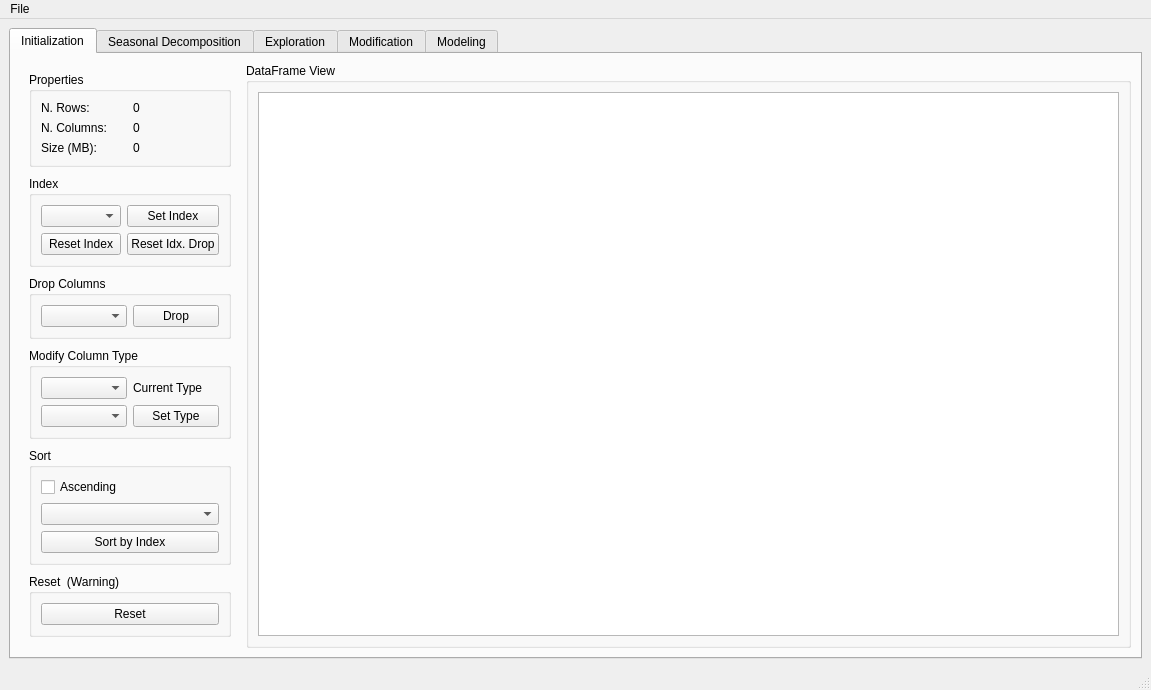
<?xml version="1.0" encoding="UTF-8"?>
<ui version="4.0">
 <class>MainWindow</class>
 <widget class="QMainWindow" name="MainWindow">
  <property name="geometry">
   <rect>
    <x>0</x>
    <y>0</y>
    <width>1151</width>
    <height>635</height>
   </rect>
  </property>
  <property name="windowTitle">
   <string>MainWindow</string>
  </property>
  <property name="documentMode">
   <bool>false</bool>
  </property>
  <property name="tabShape">
   <enum>QTabWidget::Rounded</enum>
  </property>
  <property name="dockNestingEnabled">
   <bool>false</bool>
  </property>
  <widget class="QWidget" name="centralwidget">
   <layout class="QHBoxLayout" name="horizontalLayout">
    <item>
     <widget class="QTabWidget" name="tabWidget">
      <property name="currentIndex">
       <number>0</number>
      </property>
      <property name="documentMode">
       <bool>false</bool>
      </property>
      <property name="tabsClosable">
       <bool>false</bool>
      </property>
      <property name="movable">
       <bool>true</bool>
      </property>
      <widget class="QWidget" name="tab_3">
       <attribute name="title">
        <string>Initialization</string>
       </attribute>
       <layout class="QHBoxLayout" name="horizontalLayout_2">
        <item alignment="Qt::AlignTop">
         <widget class="QWidget" name="widget_2" native="true">
          <property name="maximumSize">
           <size>
            <width>250</width>
            <height>16777215</height>
           </size>
          </property>
          <layout class="QVBoxLayout" name="verticalLayout_4">
           <property name="spacing">
            <number>9</number>
           </property>
           <item>
            <widget class="QGroupBox" name="propertiesGroupBox">
             <property name="maximumSize">
              <size>
               <width>16777215</width>
               <height>600000</height>
              </size>
             </property>
             <property name="title">
              <string>Properties</string>
             </property>
             <layout class="QGridLayout" name="gridLayout_2">
              <item row="0" column="0">
               <widget class="QLabel" name="label_3">
                <property name="text">
                 <string>N. Rows: </string>
                </property>
               </widget>
              </item>
              <item row="0" column="1">
               <widget class="QLabel" name="nRowsLabel">
                <property name="text">
                 <string>0</string>
                </property>
               </widget>
              </item>
              <item row="1" column="0">
               <widget class="QLabel" name="label_4">
                <property name="text">
                 <string>N. Columns:</string>
                </property>
               </widget>
              </item>
              <item row="1" column="1">
               <widget class="QLabel" name="nColumnsLabel">
                <property name="text">
                 <string>0</string>
                </property>
               </widget>
              </item>
              <item row="2" column="0">
               <widget class="QLabel" name="label_5">
                <property name="text">
                 <string>Size (MB):</string>
                </property>
               </widget>
              </item>
              <item row="2" column="1">
               <widget class="QLabel" name="sizeMBLabel">
                <property name="text">
                 <string>0</string>
                </property>
               </widget>
              </item>
             </layout>
            </widget>
           </item>
           <item>
            <widget class="QGroupBox" name="indexGroupBox">
             <property name="maximumSize">
              <size>
               <width>16777215</width>
               <height>16777215</height>
              </size>
             </property>
             <property name="title">
              <string>Index</string>
             </property>
             <layout class="QGridLayout" name="gridLayout">
              <item row="0" column="1">
               <widget class="QPushButton" name="setIndexButton">
                <property name="text">
                 <string>Set Index</string>
                </property>
               </widget>
              </item>
              <item row="0" column="0">
               <widget class="QComboBox" name="setIndexColumnSelector"/>
              </item>
              <item row="1" column="0">
               <widget class="QPushButton" name="resetIndexButton">
                <property name="text">
                 <string>Reset Index</string>
                </property>
               </widget>
              </item>
              <item row="1" column="1">
               <widget class="QPushButton" name="resetIndexDropButton">
                <property name="text">
                 <string>Reset Idx. Drop</string>
                </property>
               </widget>
              </item>
             </layout>
            </widget>
           </item>
           <item>
            <widget class="QGroupBox" name="dropColumnsGroupBox">
             <property name="maximumSize">
              <size>
               <width>16777215</width>
               <height>600000</height>
              </size>
             </property>
             <property name="title">
              <string>Drop Columns</string>
             </property>
             <layout class="QGridLayout" name="gridLayout_3">
              <item row="0" column="0">
               <widget class="QComboBox" name="dropColumnSelector"/>
              </item>
              <item row="0" column="1">
               <widget class="QPushButton" name="dropColumnButton">
                <property name="text">
                 <string>Drop</string>
                </property>
               </widget>
              </item>
             </layout>
            </widget>
           </item>
           <item>
            <widget class="QGroupBox" name="modifyColumnsGroupBox">
             <property name="maximumSize">
              <size>
               <width>16777215</width>
               <height>16777215</height>
              </size>
             </property>
             <property name="title">
              <string>Modify Column Type</string>
             </property>
             <layout class="QGridLayout" name="gridLayout_4">
              <item row="0" column="0">
               <widget class="QComboBox" name="modifyTypeColumnSelector"/>
              </item>
              <item row="1" column="0">
               <widget class="QComboBox" name="modifyTypeTypeSelector"/>
              </item>
              <item row="1" column="1">
               <widget class="QPushButton" name="ModifyTypeConfirm">
                <property name="text">
                 <string>Set Type</string>
                </property>
               </widget>
              </item>
              <item row="0" column="1">
               <widget class="QLabel" name="currentColumnTypeLabel">
                <property name="text">
                 <string>Current Type</string>
                </property>
               </widget>
              </item>
             </layout>
            </widget>
           </item>
           <item>
            <widget class="QGroupBox" name="sortColumnsGroupBox">
             <property name="title">
              <string>Sort </string>
             </property>
             <layout class="QVBoxLayout" name="verticalLayout_3">
              <item>
               <widget class="QCheckBox" name="ascendingCheck">
                <property name="text">
                 <string>Ascending</string>
                </property>
               </widget>
              </item>
              <item>
               <widget class="QComboBox" name="sortColumnSelector"/>
              </item>
              <item>
               <widget class="QPushButton" name="sortByIndex">
                <property name="text">
                 <string>Sort by Index</string>
                </property>
               </widget>
              </item>
             </layout>
            </widget>
           </item>
           <item>
            <widget class="QGroupBox" name="resetGroupBox">
             <property name="title">
              <string>Reset  (Warning)</string>
             </property>
             <layout class="QVBoxLayout" name="verticalLayout_5">
              <item>
               <widget class="QPushButton" name="resetDataFrame">
                <property name="text">
                 <string>Reset</string>
                </property>
               </widget>
              </item>
             </layout>
            </widget>
           </item>
          </layout>
         </widget>
        </item>
        <item>
         <widget class="QGroupBox" name="dfViewGroupBox">
          <property name="title">
           <string>DataFrame View</string>
          </property>
          <layout class="QVBoxLayout" name="verticalLayout_6">
           <item>
            <widget class="QTableView" name="dataFrameTableView">
             <property name="sortingEnabled">
              <bool>true</bool>
             </property>
            </widget>
           </item>
          </layout>
         </widget>
        </item>
       </layout>
      </widget>
      <widget class="QWidget" name="decomposition">
       <attribute name="title">
        <string>Seasonal Decomposition</string>
       </attribute>
      </widget>
      <widget class="QWidget" name="tab_4">
       <attribute name="title">
        <string>Exploration</string>
       </attribute>
      </widget>
      <widget class="QWidget" name="tab_2">
       <attribute name="title">
        <string>Modification</string>
       </attribute>
      </widget>
      <widget class="QWidget" name="tab">
       <attribute name="title">
        <string>Modeling</string>
       </attribute>
      </widget>
     </widget>
    </item>
   </layout>
  </widget>
  <widget class="QMenuBar" name="menubar">
   <property name="geometry">
    <rect>
     <x>0</x>
     <y>0</y>
     <width>1151</width>
     <height>21</height>
    </rect>
   </property>
   <widget class="QMenu" name="menuFile">
    <property name="title">
     <string>File</string>
    </property>
    <addaction name="actionOpen"/>
    <addaction name="actionSave"/>
    <addaction name="separator"/>
   </widget>
   <addaction name="menuFile"/>
  </widget>
  <widget class="QStatusBar" name="statusbar"/>
  <action name="actionOpen">
   <property name="text">
    <string>Open</string>
   </property>
  </action>
  <action name="actionSave">
   <property name="text">
    <string>Save</string>
   </property>
  </action>
 </widget>
 <resources/>
 <connections/>
</ui>
